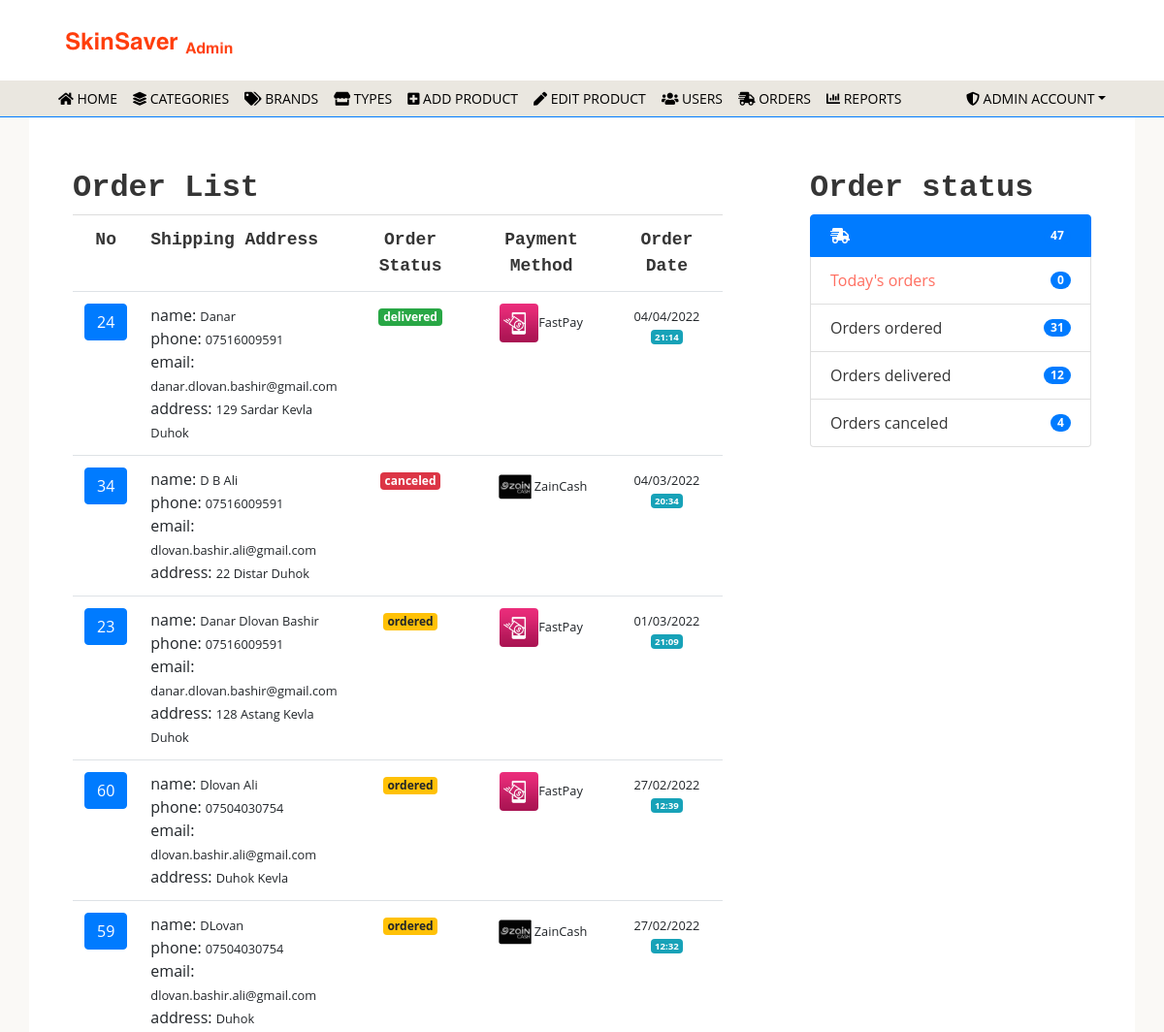
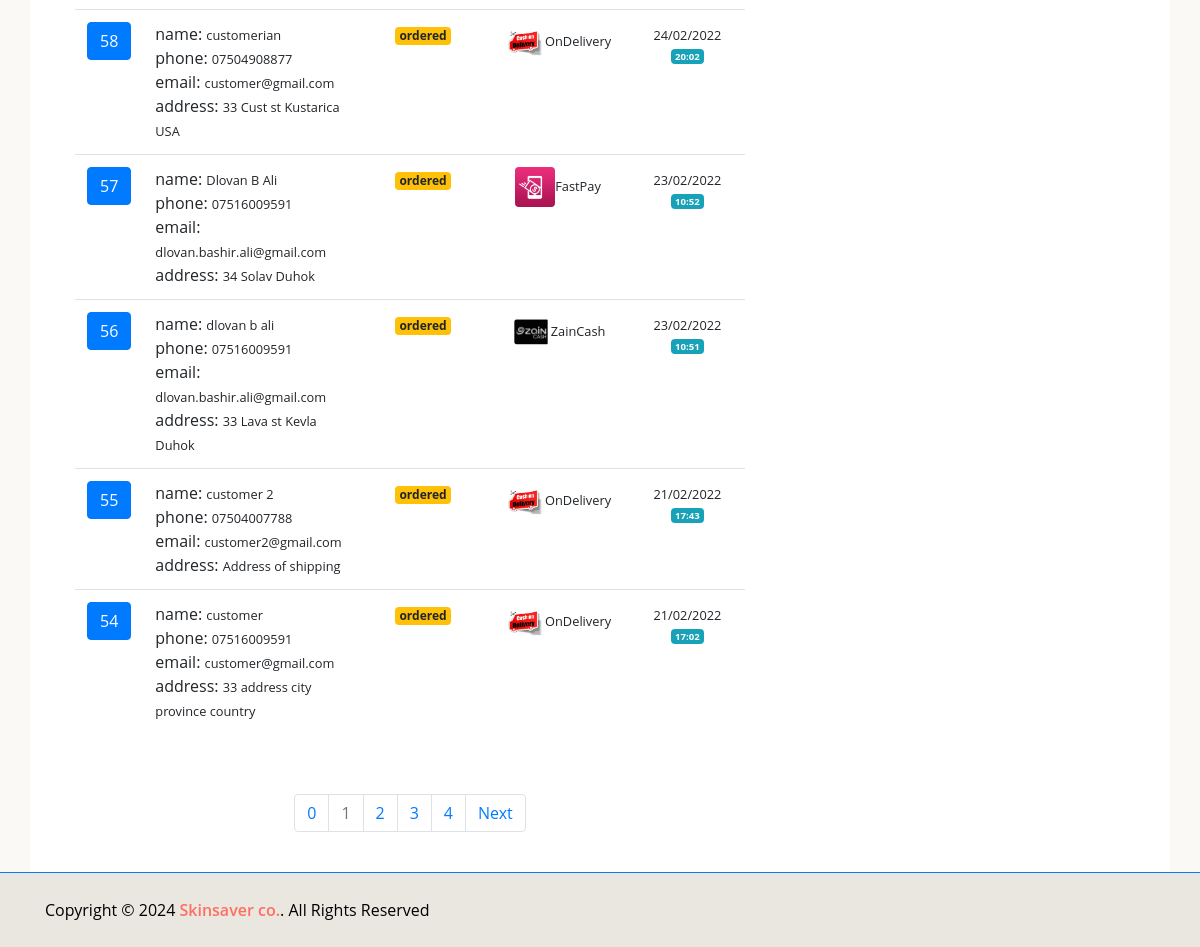
The page /admin/index.php?page=orders (signed in) on the database its author committed (2 pictures, top to bottom).
### tables this page shows
CREATE TABLE `orders` (
  `ord_id` int NOT NULL,
  `ord_customer` int NOT NULL,
  `ord_shipping` text NOT NULL,
  `ord_payment` varchar(100) NOT NULL,
  `ord_status` varchar(100) NOT NULL,
  `ord_date` datetime NOT NULL DEFAULT CURRENT_TIMESTAMP
);

### admin/orders.php (the view, shortened to what this page needs)
<?php
    require_once("../connect.php");
        $day = date("d",time());
        if(isset($_GET['today'])){
            $nbOfResults = $dbs->query("SELECT COUNT(*) FROM orders WHERE DAY(ord_date) = $day")->fetchColumn();
        }else{
            $nbOfResults = $dbs->query("SELECT COUNT(*) FROM orders")->fetchColumn(); }
    if($nbOfResults>0){
        $entitiesPerPage = 10;
        $nbOfPages = intval($nbOfResults / $entitiesPerPage);
        if( ($entitiesPerPage % $nbOfResults) !== 0 ) {
            $nbOfPages += 1;
        }
        $currentPage = isset($_GET['pg']) ? (int)$_GET['pg'] :0;
        if(!$currentPage) {
            $currentPage = 1;
        }
        $pagination = [];
        for($i = 0; $i < $nbOfPages; $i++) {
            $pagination[] = [
                'page' => $i,
                'link' => '?page=orders&pg=' . $i,
                'active' => ( $i === $currentPage ),
            ];
        }
        if ($currentPage+1 !== $nbOfPages) {
            $pagination[] = [
                'page' => 'Next',
                'link' => '?page=orders&pg=' . ($currentPage + 1),
                'active' => false,
            ];
        }
        $to = (int)(($currentPage-1 ) * $entitiesPerPage);
        if(isset($_GET['today'])){
                $cartQuery = $dbs->query("SELECT * FROM orders  WHERE DAY(ord_date) = $day ORDER BY ord_date DESC LIMIT $entitiesPerPage OFFSET $to;");
            }else{
                $cartQuery = $dbs->query("SELECT * FROM orders  ORDER BY ord_date DESC LIMIT $entitiesPerPage OFFSET $to;");
        }
        $allOrder = $dbs->query("SELECT COUNT(*) FROM orders")->fetchColumn();
        $ordersOredered = $dbs->query("SELECT * FROM orders WHERE ord_status='ordered'");
        $ordersDelivered = $dbs->query("SELECT * FROM orders WHERE ord_status='delivered'");
        $ordersCanceled = $dbs->query("SELECT * FROM orders WHERE ord_status='canceled'");
        $ordersOfToday = $dbs->query("SELECT * FROM orders WHERE  date(ord_date) = current_date");
        if($cartQuery->rowCount()>0){
            ?>
            <div class="cart-page mt-0">
                <div class="container bg-white  pt-4 pb-4">
                    <div class="row">
                        <div class="col-lg-8">
                            <div class="cart-page-inner">
                                <h2>Order List</h2>
                                <div class="table-responsive">
                                    <table class="table <?php echo isset($_GET['id']) ? ' table-borderless ' : ' table-border ';?>">
                                        <thead class="thead-dark">
                                            <tr class="border-bottom border-dark">
                                                <th> No</th>
                                                <th  style="text-align:left;width:100px;">Shipping Address</th>
                                                <th>Order Status</th>
                                                <th>Payment Method</th>
                                                <th>Order Date</th>
                                            </tr>
                                        </thead>
                                        <tbody class="align-top">
                                        <?php
                                            $cartQuery->execute();
                                            while($order = $cartQuery->fetch(PDO::FETCH_ASSOC)){
                                            ?>
                                            <tr id="order_<?php echo $order['ord_id'];?>">
                                                <td>
                                                    <span class="btn btn-primary btn-block"><a class="text-white" href="/admin/?page=orders&id=<?php echo $order['ord_id'];?><?php echo isset($_GET['today']) ? "&today=ok" : ""; echo isset($_GET['pg']) ? "&pg=".$currentPage :"";?>#order_<?php echo $order['ord_id'];?>">
                                                        <?php echo $order['ord_id'];?> </a>
                                                    </span>
                                                </td>
                                                <td style="text-align:left">
                                                <?php
                                                    $arrayOfStrings = explode("/",$order['ord_shipping']);
                                                    $arrayOfAddress = explode("-",$arrayOfStrings[0]);
                                                    echo "name: <small>".$arrayOfAddress[0]."</small><br>";
                                                    echo "phone: <small>".$arrayOfAddress[1]."</small><br>";
                                                    echo "email: <small>".$arrayOfAddress[2]."</small><br>";
                                                    echo "address: <small>".$arrayOfStrings[1]."</small>";
                                                    ?></td>
                                                <td><?php
                                                    if($order['ord_status']=="canceled"){
                                                        $status = " badge-danger ";
                                                    }else if($order['ord_status']=="ordered"){
                                                        $status = " badge-warning ";
                                                    }else if($order['ord_status']=="delivered"){
                                                        $status = " badge-success ";
                                                    }else{
                                                        $status = " badge-mute ";
                                                    }
                                                    echo  "<span class='badge".$status."'>".$order['ord_status']."</span>";
                                                ?></td>
                                                <td><?php
                                                    if($order['ord_payment']=="FastPay"){
                                                        $image = "../img/fastpay.jpg";
                                                    }else if($order['ord_payment']=="ZainCash"){
                                                        $image = "../img/zaincash.jpg";
                                                    }else{
                                                        $image = "../img/ondelivery.jpg";
                                                    }
                                                        echo "<img class='rounded' src='".$image."' width='40' height='40'><small>".$order['ord_payment'];?></small></td>
                                                <td><?php echo "<small>".date("d/m/Y",strtotime($order['ord_date']))." <sup class='badge badge-info'>".date("H:i",strtotime($order['ord_date']))."</sup></small>";?></td>
                                            </tr>
                                                <?php
                                            }
                                            ?>
                                        </tbody>
                                    </table>
                                </div>
                            </div>
                            <?php
                            if($nbOfResults>$entitiesPerPage){
                                ?>
                            <div class="col-md-12">
                                <nav aria-label="Page navigation">
                                    <ul class="pagination justify-content-center">
                                        <?php
                                            foreach($pagination as $page){
                                                if($page['page']===$currentPage){
                                                    $cu = " active disabled";
                                                }else{
                                                    $cu = "  ";
                                                }
                                                echo '<li class="page-item '.$cu.'">
                                                        <a class="page-link" href="'.$page['link'].'">'.$page['page'].'</a>
                                                    </li>';
                                            }
                                            ?>
                                    </ul>
                                </nav>
                            </div>
                            <?php
                        }
                            ?>
                        </div>
                        <div class="col-lg-4">
                            <div class="cart-page-inner">
                                <div class="row">
                                    <div class="col-lg-12">
                                        <h2> Order status </h2>
                                        <ul class="list-group">
                                            <li class="list-group-item active  d-flex justify-content-between align-items-center">
                                                <i class="fa fa-shipping-fast"></i>
                                                <span class="badge badge-primary badge-pill"><?php echo number_format($allOrder);?></span>
                                            </li>
                                            <li class="list-group-item d-flex justify-content-between align-items-center">
                                            <a href="/admin/?page=orders&today=yes">Today's orders</a>
                                                <span class="badge badge-primary badge-pill"><?php echo number_format($ordersOfToday->rowCount());?> </span>
                                            </li>
                                            <li class="list-group-item d-flex justify-content-between align-items-center">
                                            Orders ordered
                                                <span class="badge badge-primary badge-pill"><?php echo number_format($ordersOredered->rowCount());?> </span>
                                            </li>
                                            <li class="list-group-item d-flex justify-content-between align-items-center">
                                            Orders delivered
                                                <span class="badge badge-primary badge-pill"><?php echo number_format($ordersDelivered->rowCount());?> </span>
                                            </li>
                                            <li class="list-group-item d-flex justify-content-between align-items-center">
                                            Orders canceled
                                                <span class="badge badge-primary badge-pill"><?php echo number_format($ordersCanceled->rowCount());?> </span>
                                            </li>
                                        </ul>
                                    </div>
                                </div>
                            </div>
                        </div>
                    </div>
                </div>
            </div>
            <?php
        }else{
            echo "<div class='alert alert-danger m-3'>No order placed</div>";
        }
    }else{
         echo "<div class='justify-content-center'>
                <div class='alert alert-danger m-3'> No order placed yet!</div>
               </div>";
    }
    ?>

### css/style.css (style rules this page uses)
body { color: #353535; font-family: 'Open Sans', sans-serif; font-weight: 400; background: #faf9f6; }
a { color: #000000; }
h2 { font-family: 'Source Code Pro', monospace; font-weight: 700; }
a { color: #FF6F61; }
.btn { margin-bottom: 5px; }
.cart-page { position: relative; margin-top: 30px; }
.cart-page .cart-page-inner { padding: 30px; margin-bottom: 30px; background: #ffffff; }
.cart-page .table { width: 100%; text-align: center; margin-bottom: 0; }
.cart-page .table .thead-dark th { font-family: 'Source Code Pro', monospace; font-size: 18px; font-weight: 700; color: #353535; text-align: center; background: transparent; border-color: #dddddd; border-bottom: none; vertical-align: top; }
.cart-page .table td { font-size: 16px; vertical-align: top; }

### rows shown on the page
orders: ord_id "24", ord_shipping "Danar", ord_shipping "07516009591", ord_shipping "danar.dlovan.bashir@gmail.com", ord_shipping "129 Sardar Kevla Duhok", ord_status "delivered", ord_payment "FastPay", ord_date "04/04/2022", ord_date "21:14"
orders: ord_id "34", ord_shipping "D B Ali", ord_shipping "07516009591", ord_shipping "dlovan.bashir.ali@gmail.com", ord_shipping "22 Distar Duhok", ord_status "canceled", ord_payment "ZainCash", ord_date "04/03/2022", ord_date "20:34"
orders: ord_id "23", ord_shipping "Danar Dlovan Bashir", ord_shipping "07516009591", ord_shipping "danar.dlovan.bashir@gmail.com", ord_shipping "128 Astang Kevla Duhok", ord_status "ordered", ord_payment "FastPay", ord_date "01/03/2022", ord_date "21:09"
orders: ord_id "60", ord_shipping "Dlovan Ali", ord_shipping "07504030754", ord_shipping "dlovan.bashir.ali@gmail.com", ord_shipping "Duhok Kevla", ord_status "ordered", ord_payment "FastPay", ord_date "27/02/2022", ord_date "12:39"
orders: ord_id "59", ord_shipping "DLovan", ord_shipping "07504030754", ord_shipping "dlovan.bashir.ali@gmail.com", ord_shipping "Duhok", ord_status "ordered", ord_payment "ZainCash", ord_date "27/02/2022", ord_date "12:32"
orders: ord_id "58", ord_shipping "customerian", ord_shipping "07504908877", ord_shipping "customer@gmail.com", ord_shipping "33 Cust st Kustarica USA", ord_status "ordered", ord_payment "OnDelivery", ord_date "24/02/2022", ord_date "20:02"
orders: ord_id "57", ord_shipping "Dlovan B Ali", ord_shipping "07516009591", ord_shipping "dlovan.bashir.ali@gmail.com", ord_shipping "34 Solav Duhok", ord_status "ordered", ord_payment "FastPay", ord_date "23/02/2022", ord_date "10:52"
orders: ord_id "56", ord_shipping "dlovan b ali", ord_shipping "07516009591", ord_shipping "dlovan.bashir.ali@gmail.com", ord_shipping "33 Lava st Kevla Duhok", ord_status "ordered", ord_payment "ZainCash", ord_date "23/02/2022", ord_date "10:51"
orders: ord_id "55", ord_shipping "customer 2", ord_shipping "07504007788", ord_shipping "customer2@gmail.com", ord_shipping "Address of shipping", ord_status "ordered", ord_payment "OnDelivery", ord_date "21/02/2022", ord_date "17:43"
orders: ord_id "54", ord_shipping "customer", ord_shipping "07516009591", ord_shipping "customer@gmail.com", ord_shipping "33 address city province country", ord_status "ordered", ord_payment "OnDelivery", ord_date "21/02/2022", ord_date "17:02"

### other values the page prints
$page['page'] "0"
$page['page'] "1"
$page['page'] "2"
$page['page'] "3"
$page['page'] "4"
$page['page'] "Next"
$allOrder "47"
$ordersOfToday->rowCount() "0"
$ordersOredered->rowCount() "31"
$ordersDelivered->rowCount() "12"
$ordersCanceled->rowCount() "4"
